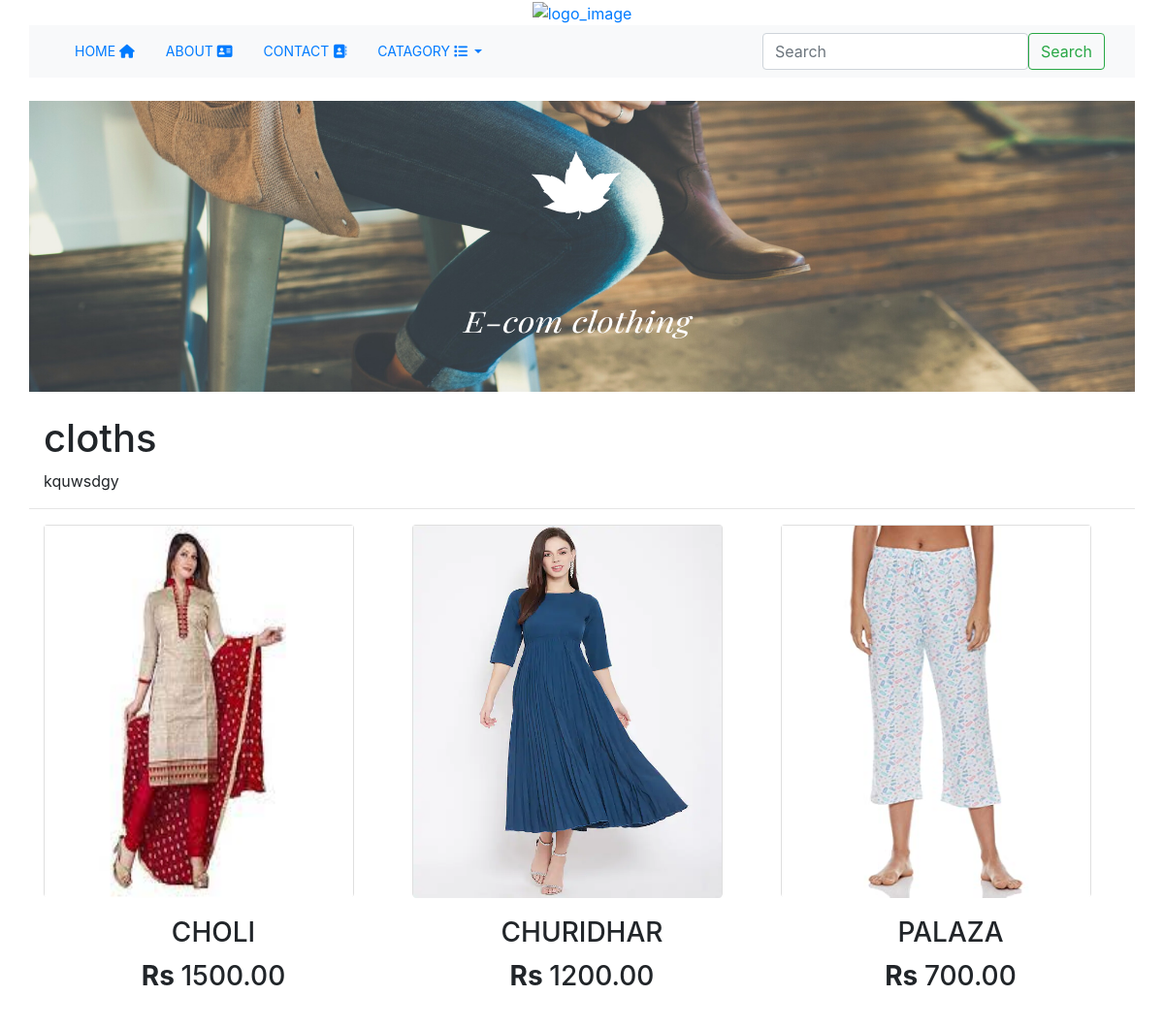
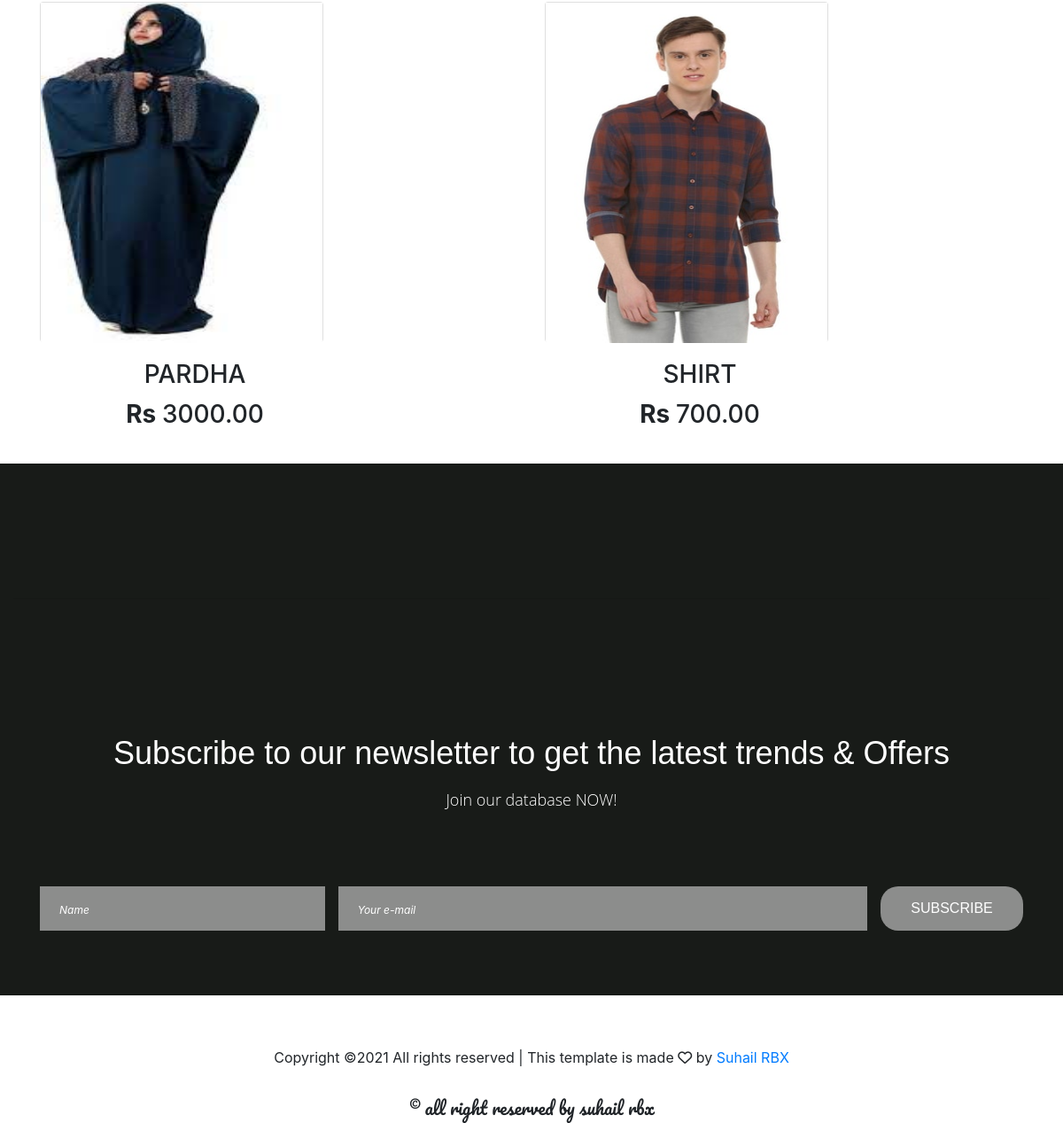
The app's page /1/cloths/ with its own data (2 pictures, top to bottom).
### ecomapp/models.py (models this page shows, shortened)
class category(models.Model):
    name=models.CharField(max_length=250,unique=True)
    slug=models.SlugField(max_length=250,unique=True)
    description=models.TextField(blank=True)
    image=models.ImageField(upload_to='category',blank=True)
    class Meta:
        ordering=('name',)
        verbose_name='category'
        verbose_name_plural='categories'
    def get_url(self):
        return reverse('ecomapp:products_by_cat',args=[self.slug])

class product(models.Model):
    name=models.CharField(max_length=250,unique=True)
    slug=models.SlugField(max_length=250,unique=True)
    description=models.TextField(blank=True)
    price=models.DecimalField(max_digits=10,decimal_places=2)
    category=models.ForeignKey(category,on_delete=models.CASCADE)
    image=models.ImageField(upload_to='product',blank=True)
    stock=models.IntegerField()
    available=models.BooleanField(default=True)
    created=models.DateTimeField(auto_now_add=True)
    updated=models.DateTimeField(auto_now=True)
    class Meta:
        ordering = ('name',)
        verbose_name = 'product'
        verbose_name_plural = 'products'
    def get_url(self):
            return reverse('ecomapp:proDetail', args=[self.category.slug,self.slug])

### ecomapp/views.py (the view)
# urls.py: path('',views.AllprodCat,name='AllprodCat'),
def AllprodCat(request,c_slug=None):
    c_page=None
    products_list=None
    if c_slug!=None:
        c_page=get_object_or_404(category,slug=c_slug)
        products_list=product.objects.all().filter(category=c_page,available=True)
    else:
        products_list=product.objects.all().filter(available=True)
    paginator=Paginator(products_list,9)
    try:
        page=int(request.GET.get('page','1'))
    except:
        page=1
    try:
        products=paginator.page(page)
    except (EmptyPage,InvalidPage):
        products=paginator.page(paginator.num_pages)
    return render(request,"catagory.html",{'catgory':c_page,'products':products})

### cart/context_processors.py (called while the page is built)
def counter(request):
    item_count=0
    if 'admin' in request.path:
        return {}
    else:
        try:
            cart=Cart.objects.filter(cart_id=_cart_id(request))
            cart_items=CartItem.objects.all().filter(cart=cart[:1])
            for cart_item in cart_items:
                item_count += cart_item.quantity
        except Cart.DoesNotExist:
            item_count=0
    return dict(item_count=item_count)

### cart/views.py (called while the page is built)
def _cart_id(request):
    cart=request.session.session_key
    if not cart:
        cart=request.session.create()
    return cart

### ecomapp/context_processors.py (called while the page is built)
def menu_links(request):
    links=category.objects.all()
    return dict(links=links)

### templates/catagory.html (shortened to what this page needs)
{% extends 'base.html' %}
{% load static %}
{% block content %}
<div class="container-fluid">
<div>
    {% if catgory %}
    <img class="bansize" src="{{catgory.image.url}}" alt="{{catgory.name}}"  >
</div><br>
<div class="container">
    <h1>
        {{catgory.name}}
    </h1>
    <p>
        {{catgory.description}}
    </p>
    </div>
 {% endif %}
<hr>
<div class="container" >
    <div class="row">
        {% for product in products.object_list %}
            <div class="bot_margin col-9 col-sm-12 col-md-4 xol-lg-4">
                <div class="card" style="width:20rem; height:24rem;">
                    <a href="{{product.get_url}}"><img  class="card-img-bottom" style="width:150;height:24rem;" src="{{product.image.url}}" alt="{{product.name}}" ></a>
                </div>
                <div class="card-body text-center">
                    <h3 class="card-title text-uppercase">{{product.name}}</h3>
                    <h3 ><b>Rs </b>{{product.price}}</h3>
                </div>
            </div>
        {% endfor %}
    </div></div>
</div>
{% endblock %}

### templates/base.html (shortened to what this page needs)
<!DOCTYPE html>
{% load static %}
<html lang="en">
<head>
    <link rel="stylesheet" href="{% static 'css/custome.css' %}">
    <link rel="stylesheet" href="https://maxcdn.bootstrapcdn.com/bootstrap/4.0.0/css/bootstrap.min.css">
</head>
<body>
<div class="container-fluid">
{% include 'header.html' %}
{% include 'navbar.html' %}
{% block content %}
{% endblock %}
</div>
{% include 'footer.html' %}
</body>
</html>

### templates/header.html
{% load static %}
<div class="container-fluid">
<header xmlns="http://www.w3.org/1999/html">
<center>
        <a href="{% url 'ecomapp:AllprodCat' %}"><img src="{% static 'img/log.png ' %}" alt="logo_image" style="width:1330px; "></a>
</center>
</header>
</div>

### templates/navbar.html (shortened to what this page needs)
<div class="container-fluid">
<nav class="navbar navbar-expand-lg navbar-light bg-light">
  <div class="container-fluid">
    <ul class="nav justify-content-center">
  <li class="nav-item">
    <a class="nav-link active" aria-current="page" href="{% url 'ecomapp:AllprodCat' %}">Home <i class="fa fa-home" aria-hidden="true"></i></a>
  </li>
  <li class="nav-item">
    <a class="nav-link" href="">About <i class="fa fa-address-card" aria-hidden="true"></i></a>
  </li>
  <li class="nav-item">
    <a class="nav-link" href="#footer1">Contact <i class="fa fa-address-book" aria-hidden="true"></i></a>
  </li>
  <li class="nav-item dropdown {% if 'ecomapp' in request.path %} active {% endif %}">
    <a class="nav-link dropdown-toggle" href="#" id="navbarDropdownMenuLink" data-toggle="dropdown" aria-haspopup="true" aria-expanded="false">
      Catagory <i class="fa fa-list" aria-hidden="true"></i>
    </a>
  </li>
</ul>
    <form class="d-flex" action="{% url 'search_app:searchResult' %}" method="get">
      <input class="form-control me-2" type="search" placeholder="Search" name="q" aria-label="Search">
      <button class="btn btn-outline-success" type="submit">Search</button>
    </form>
  </div>
</nav>
</div>
<br>

### templates/footer.html
{% load static %}
<div  id="footer1" class="footer navbar-fixed-bottom my_footer container-fluid" >
   <hr>
	<footer class="footer">
		<div class="container">
			<div class="row">
				<div class="col">
					<div class="newsletter">
						<div class="newsletter_title_container text-center">
							<div class="newsletter_title">Subscribe to our newsletter to get the latest trends & Offers</div>
							<div class="newsletter_subtitle">Join our database NOW!</div>
						</div>
						<div class="newsletter_form_container">
							<form action="#" class="newsletter_form d-flex flex-md-row flex-column align-items-start justify-content-between" id="newsletter_form">
								<div class="d-flex flex-md-row flex-column align-items-start justify-content-between">
									<div><input type="text" class="newsletter_input newsletter_input_name" id="newsletter_input_name" placeholder="Name" required="required"><div class="input_border"></div></div>
									<div><input type="email" class="newsletter_input newsletter_input_email" id="newsletter_input_email" placeholder="Your e-mail" required="required"><div class="input_border"></div></div>
								</div>
								<div><button class="newsletter_button">subscribe</button></div>
							</form>
						</div>
					</div>
				</div>
			</div>
			<div class="row footer_contact_row">
				<div class="col-xl-10 offset-xl-1">
				</div>
			</div>
		</div>
		<div class="col text-center">
Copyright &copy;<script>document.write(new Date().getFullYear());</script> All rights reserved | This template is made <i class="fa fa-heart-o" aria-hidden="true"></i> by <a href="http://suhailrbx.ezyro.com" target="_blank">Suhail RBX</a>
 </div>
	</footer>
<p class="text-center">&copy; all right reserved by suhail rbx</p>
</div>

### static/css/custome.css (style rules this page uses)
.nav-item { letter-spacig :.2em; font-size : 14px; text-transform :uppercase; }
body { font-family: 'Padauk', sans-serif; background-color : #e7e4e4; }
.my_footer { background-color :#181b18; height:600px; }
.my_footer p { padding-top :30px; font-size:20px; font-color:white; font-family: 'Pacifico', cursive; }
.bansize { width:100%; height:300px; }
.bot_margin { margin-bottom:10px; }
.card-img-bottom { width:150px; height:220px; }
.footer { display: block; position: relative; padding-top: 136px; }
.newsletter_title { font-family: 'Oswald', sans-serif; font-size: 36px; font-weight: 400; color: #FFFFFF; line-height: 1.2; }
.newsletter_subtitle { font-family: 'Open Sans', sans-serif; font-size: 18px; color: #FFFFFF; font-weight: 300; margin-top: 18px; }
.newsletter_form_container { margin-top: 84px; }
.newsletter_input { width: 100%; height: 50px; background: rgba(255,255,255,0.5); border: none; outline: none; padding-left: 22px; color: #FFFFFF; }
.newsletter_form > div:not(:last-child) { margin-right: 15px; }
.newsletter_form > div:first-child { width: calc(100% - 176px); }
.newsletter_form > div:first-child > div:first-child { width: calc((100% - 15px) * 0.35); }
.newsletter_form > div:first-child > div:last-child { width: calc((100% - 15px) * 0.65); }
.newsletter_button { width: 161px; height: 50px; border-radius: 20px; background: rgba(255,255,255,0.5); font-family: 'Oswald', sans-serif; font-size: 16px; font-weight: 400; color: #FFFFFF; text-transform: uppercase; border: none; outline: none; cursor: pointer; }
.footer_contact_row { margin-top: 80px; padding-bottom: 50px; }

### records on screen
category: image (picture), name "cloths", description "kquwsdgy"
product: image (picture), name "CHOLI", price "1500.00"
product: image (picture), name "CHURIDHAR", price "1200.00"
product: image (picture), name "PALAZA", price "700.00"
product: image (picture), name "PARDHA", price "3000.00"
product: image (picture), name "SHIRT", price "700.00"
